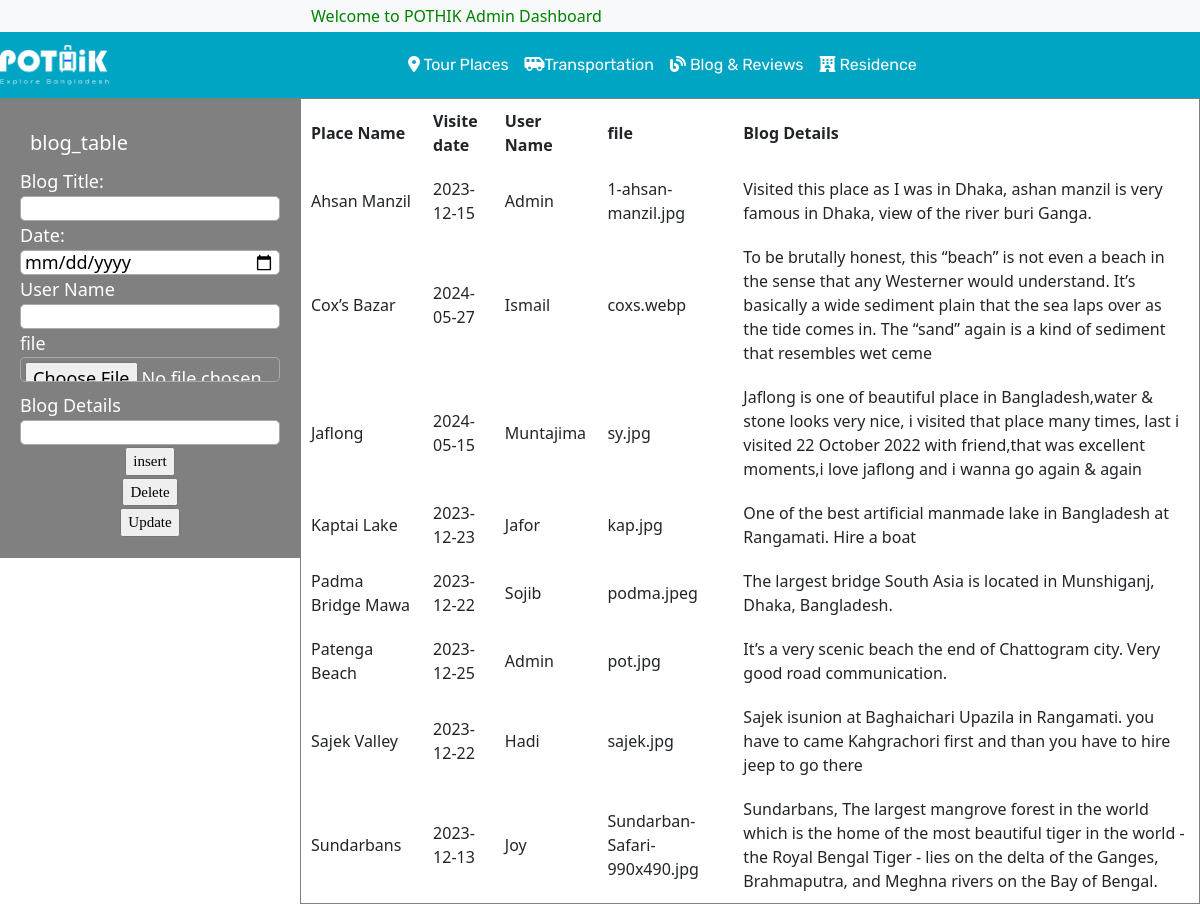
The page /_blogadmin.php on the database as committed earlier.
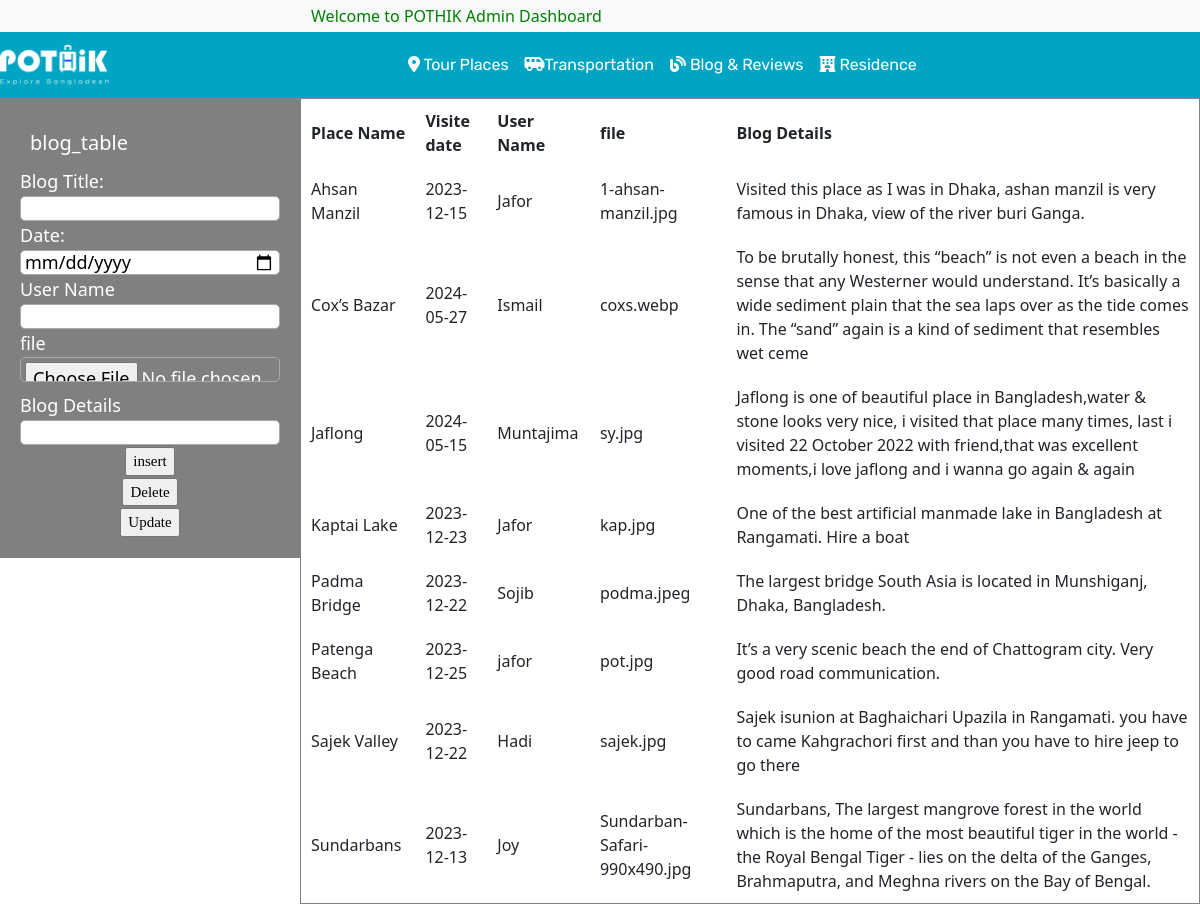
The same page on the database as committed later.
### tables this page shows
CREATE TABLE `blog_table` (
  `topic_title` varchar(50) NOT NULL,
  `topic_date` varchar(15) NOT NULL,
  `name` varchar(20) NOT NULL,
  `duration` int(11) NOT NULL,
  `person` int(11) NOT NULL,
  `cost` int(11) NOT NULL,
  `image_filename` varchar(50) NOT NULL,
  `topic_para` varchar(250) NOT NULL
);

### _blogadmin.php (the view, shortened to what this page needs)
<?php
include("_admin.php");
?>
<link rel="stylesheet" href="style.css">
<div id="box1">
  <form method="post">
    <div style="font-size: 20px;margin: 10px;color: white;">blog_table</div>
    Blog Title: <br>
    <input id="text" type="text" name="blogtitle" required><br>
    Date:  <br>
    <input id="text" type="date" name="blogdate" ><br>
    User Name<br>
    <input id="text" type="text" name="name" ><br>
    file<br>
    <input id="text" type="file" name="uploadimage" ><br>
    Blog Details<br>
    <input id="text" type="text" name="blogpara" ><br>
      <div class="btn">
      <a>
        <input type="submit" value="insert" name="submit1">
      </a>
    </div>
    <div class="btn">
      <a>
        <input type="submit" value="Delete" name="submit2">
      </a>
    </div>
    <div class="btn">
      <a>
        <input type="submit" value="Update" name="submit3">
      </a>
    </div>
  </form>
</div>
<div>
  <table border="1" cellspacing="1" cellpadding="10">
    <tr>
      <th>Place Name</th>
      <th>Visite date</th>
      <th>User Name</th>
      <th>file</th>
      <th>Blog Details</th>
    </tr>
<?php
    $conn = mysqli_connect("localhost", "root", "", "travel");
$sql = "SELECT * FROM blog_table";
$result = $conn->query($sql);
if ($result->num_rows > 0) {
while($row = $result->fetch_assoc()) {
echo "<tr><td>" . $row["topic_title"]. "</td><td>" . $row["topic_date"] . "</td><td>"
. $row["name"]."</td><td>". $row["image_filename"]. "</td><td>"
. $row["topic_para"].  "</td></tr>";
}
echo "</table>";
} else { echo "0 results"; }
?>
</div>

### _admin.php (shortened to what this page needs)
<!DOCTYPE html>
<html>
<head>
</head>
<body>
<link rel="stylesheet" href="https://stackpath.bootstrapcdn.com/bootstrap/4.4.1/css/bootstrap.min.css">
<link rel="stylesheet" href="https://cdnjs.cloudflare.com/ajax/libs/OwlCarousel2/2.3.4/assets/owl.carousel.min.css" />
<link rel="stylesheet" href="https://cdnjs.cloudflare.com/ajax/libs/OwlCarousel2/2.3.4/assets/owl.theme.default.min.css" />
<link rel="stylesheet" href="https://cdnjs.cloudflare.com/ajax/libs/font-awesome/5.13.0/css/all.min.css" />
<link rel="stylesheet" href="https://cdnjs.cloudflare.com/ajax/libs/font-awesome/6.2.1/css/all.min.css">
<link href="https://cdn.jsdelivr.net/npm/bootstrap@5.2.3/dist/css/bootstrap.min.css" rel="stylesheet">
<link href="https://cdn.jsdelivr.net/npm/bootstrap@5.2.0-beta1/dist/css/bootstrap.min.css" rel="stylesheet">
<link rel="stylesheet" href="style.css">
<link rel="stylesheet" href="style1.css">
	<header id="header">
        <div class="strip d-flex justify-content-between px-4 py-1 bg-light">
            <p class="font-rale font-size-12 text-black-50 m-0">
                <marquee behavior="" direction="" style="color: Green;">Welcome to POTHIK Admin Dashboard</marquee>
            </p>
        </div>
        <nav class="navbar navbar-expand-lg navbar-dark color-second-bg">
        <a class="navbar-brand" href="adminhome.php"><img src="assets/icons/pothik 2.png" alt="" width="" height="40px" srcset=""></a>
            <div class="collapse navbar-collapse" id="navbarNav">
                <ul class="navbar-nav m-auto font-rubik">
                    <li class="nav-item active">
                        <a class="nav-link" href="adminPlace.php"><i class="fa-solid fa-location-dot"></i> Tour Places</a></a>
                    </li>
                    <li class="nav-item active">
                        <a class="nav-link" href="adminBus.php"><i class="fa-solid fa-van-shuttle"></i>Transportation</a>
                    </li>
                    <li class="nav-item active">
                        <a class="nav-link" href="adminBlog.php"><i class="fa-solid fa-blog"></i> Blog & Reviews</a>
                    </li>
                    <li class="nav-item active">
                        <a class="nav-link" href="adminhotel.php"><i class="fa-solid fa-hotel"></i> Residence</a>
                    </li>
                </ul>
            </div>
        </nav>
    </header>

### style.css (style rules this page uses)
.font-rale { font-family: "Raleway", cursive; }
.font-rubik { font-family: "Rubik", cursive; }
.font-size-12 { font-size: 12px; }
.color-second-bg { background: #00A5C4; }

### style1.css (style rules this page uses)
.btn { margin: 0; padding: 0; display: flex; justify-content: center; align-items: center; min-height: 10px; font-family: consolas; }
.btn a { position: relative; display: inline-block; color: #2196f3; text-transform: uppercase; letter-spacing: 4%; text-decoration: none; font-size: 15px; overflow: hidden; transition: 0.2s; }
#text { height: 25px; border-radius: 5px; padding: 4px; border: solid thin #aaa; width: 100%; }

### _blogadmin.php (style rules this page uses)
#box1 { font-size: large; background-color: gray; color: white; margin: auto; width: 300px; padding: 20px; float: left; }

Rows that differ between the two databases and show on the page:
removed blog_table: topic_title "Padma Bridge Mawa", topic_date "2023-12-22", name "Sojib", image_filename "podma.jpeg", topic_para "The largest bridge South Asia is located in Munshiganj, Dhaka, Bangladesh."
changed blog_table "Ahsan Manzil": name "Admin" → "Jafor"
added blog_table: topic_title "Padma Bridge", topic_date "2023-12-22", name "Sojib", image_filename "podma.jpeg", topic_para "The largest bridge South Asia is located in Munshiganj, Dhaka, Bangladesh."
changed blog_table "Patenga Beach": name "Admin" → "jafor"
